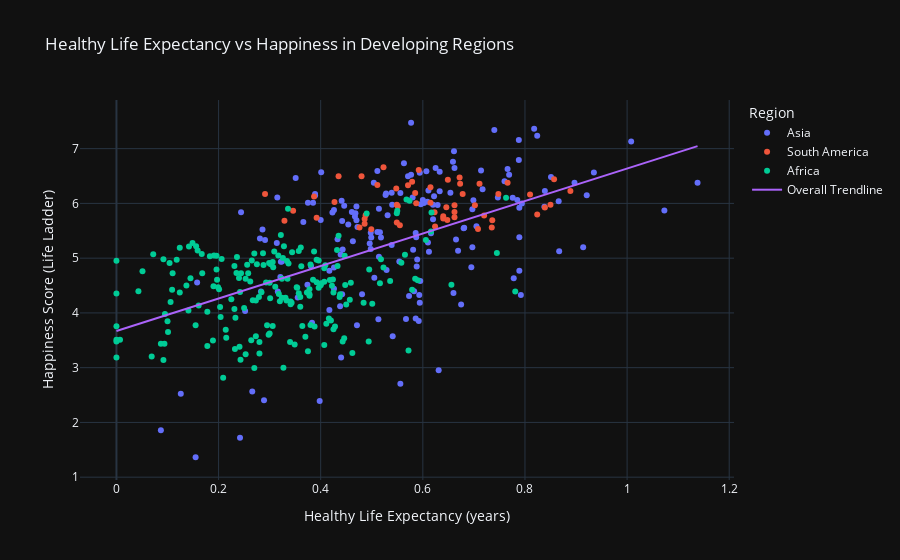

Here is the notebook cell this chart was saved with:
### Markdown cell above
### 6. How does healthy life expectancy correlate with happiness in developing regions?

### Code cell
developing_regions=['Asia', 'Africa','South America']
df_dev=df_final[df_final['Region'].isin(developing_regions)]

# plot
fig = px.scatter(
    df_dev,
    x='Explained by: Healthy life expectancy',
    y='Life evaluation (3-year average)',
    color='Region',
    hover_name='Country name',
    trendline='ols',                     
    trendline_scope= 'overall',
    template='plotly_dark',
    title='Healthy Life Expectancy vs Happiness in Developing Regions',
    labels={
        'Explained by: Healthy life expectancy': 'Healthy Life Expectancy (years)',
        'Life evaluation (3-year average)': 'Happiness Score (Life Ladder)'
    }
)

fig.show()

### Figure 1 — Plotly figure (JSON) as saved in the notebook; plotly's stock layout.template omitted (floating-point values rounded to 4 significant figures; data arrays with more than 128 entries replaced by an {"elided": "..."} marker saying what was removed)
{"data": [{"hovertemplate": "<b>%{hovertext}</b><br><br>Region=Asia<br>Healthy Life Expectancy (years)=%{x}<br>Happiness Score (Life Ladder)=%{y}<extra></extra>", "hovertext": {"elided": "163 str values"}, "legendgroup": "Asia", "marker": {"color": "#636efa", "symbol": "circle"}, "mode": "markers", "name": "Asia", "orientation": "v", "showlegend": true, "type": "scatter", "x": {"elided": "163 float values"}, "xaxis": "x", "y": {"elided": "163 float values"}, "yaxis": "y"}, {"hovertemplate": "<b>%{hovertext}</b><br><br>Region=South America<br>Healthy Life Expectancy (years)=%{x}<br>Happiness Score (Life Ladder)=%{y}<extra></extra>", "hovertext": ["Argentina", "Argentina", "Argentina", "Argentina", "Argentina", "Argentina", "Bolivia", "Bolivia", "Bolivia", "Bolivia", "Bolivia", "Bolivia", "Brazil", "Brazil", "Brazil", "Brazil", "Brazil", "Brazil", "Chile", "Chile", "Chile", "Chile", "Chile", "Chile", "Colombia", "Colombia", "Colombia", "Colombia", "Colombia", "Colombia", "Ecuador", "Ecuador", "Ecuador", "Ecuador", "Ecuador", "Ecuador", "Paraguay", "Paraguay", "Paraguay", "Paraguay", "Paraguay", "Paraguay", "Peru", "Peru", "Peru", "Peru", "Peru", "Peru", "Uruguay", "Uruguay", "Uruguay", "Uruguay", "Uruguay", "Uruguay"], "legendgroup": "South America", "marker": {"color": "#EF553B", "symbol": "circle"}, "mode": "markers", "name": "South America", "orientation": "v", "showlegend": true, "type": "scatter", "x": [0.579, 0.585, 0.427, 0.662, 0.646, 0.85, 0.346, 0.488, 0.329, 0.555, 0.486, 0.662, 0.48, 0.548, 0.387, 0.615, 0.571, 0.766, 0.711, 0.673, 0.511, 0.748, 0.678, 0.889, 0.587, 0.648, 0.486, 0.72, 0.615, 0.81, 0.702, 0.64, 0.476, 0.708, 0.64, 0.839, 0.291, 0.549, 0.392, 0.624, 0.549, 0.736, 0.551, 0.662, 0.499, 0.735, 0.623, 0.824, 0.523, 0.592, 0.435, 0.672, 0.649, 0.857], "xaxis": "x", "y": [6.397, 6.188, 6.024, 5.967, 5.929, 5.975, 5.868, 5.784, 5.684, 5.6, 5.716, 5.747, 6.494, 6.272, 6.125, 6.293, 6.33, 6.376, 6.361, 6.36, 6.334, 6.172, 6.172, 6.228, 6.004, 5.695, 5.63, 5.781, 6.012, 6.163, 5.965, 5.725, 5.559, 5.533, 5.764, 5.925, 6.172, 5.977, 5.738, 5.578, 5.653, 5.692, 5.947, 5.841, 5.526, 5.559, 5.84, 5.797, 6.661, 6.611, 6.494, 6.474, 6.431, 6.44], "yaxis": "y"}, {"hovertemplate": "<b>%{hovertext}</b><br><br>Region=Africa<br>Healthy Life Expectancy (years)=%{x}<br>Happiness Score (Life Ladder)=%{y}<extra></extra>", "hovertext": {"elided": "197 str values"}, "legendgroup": "Africa", "marker": {"color": "#00cc96", "symbol": "circle"}, "mode": "markers", "name": "Africa", "orientation": "v", "showlegend": true, "type": "scatter", "x": {"elided": "197 float values"}, "xaxis": "x", "y": {"elided": "197 float values"}, "yaxis": "y"}, {"hovertemplate": "<b>OLS trendline</b><br>Life evaluation (3-year average) = 2.96825 * Explained by: Healthy life expectancy + 3.66887<br>R<sup>2</sup>=0.352541<br><br>Healthy Life Expectancy (years)=%{x}<br>Happiness Score (Life Ladder)=%{y} <b>(trend)</b><extra></extra>", "legendgroup": "Overall Trendline", "line": {"color": "#ab63fa"}, "mode": "lines", "name": "Overall Trendline", "showlegend": true, "type": "scatter", "x": {"elided": "414 float values"}, "xaxis": "x", "y": {"elided": "414 float values"}, "yaxis": "y"}], "layout": {"legend": {"title": {"text": "Region"}, "tracegroupgap": 0}, "title": {"text": "Healthy Life Expectancy vs Happiness in Developing Regions"}, "xaxis": {"anchor": "y", "domain": [0, 1], "title": {"text": "Healthy Life Expectancy (years)"}}, "yaxis": {"anchor": "x", "domain": [0, 1], "title": {"text": "Happiness Score (Life Ladder)"}}}}
